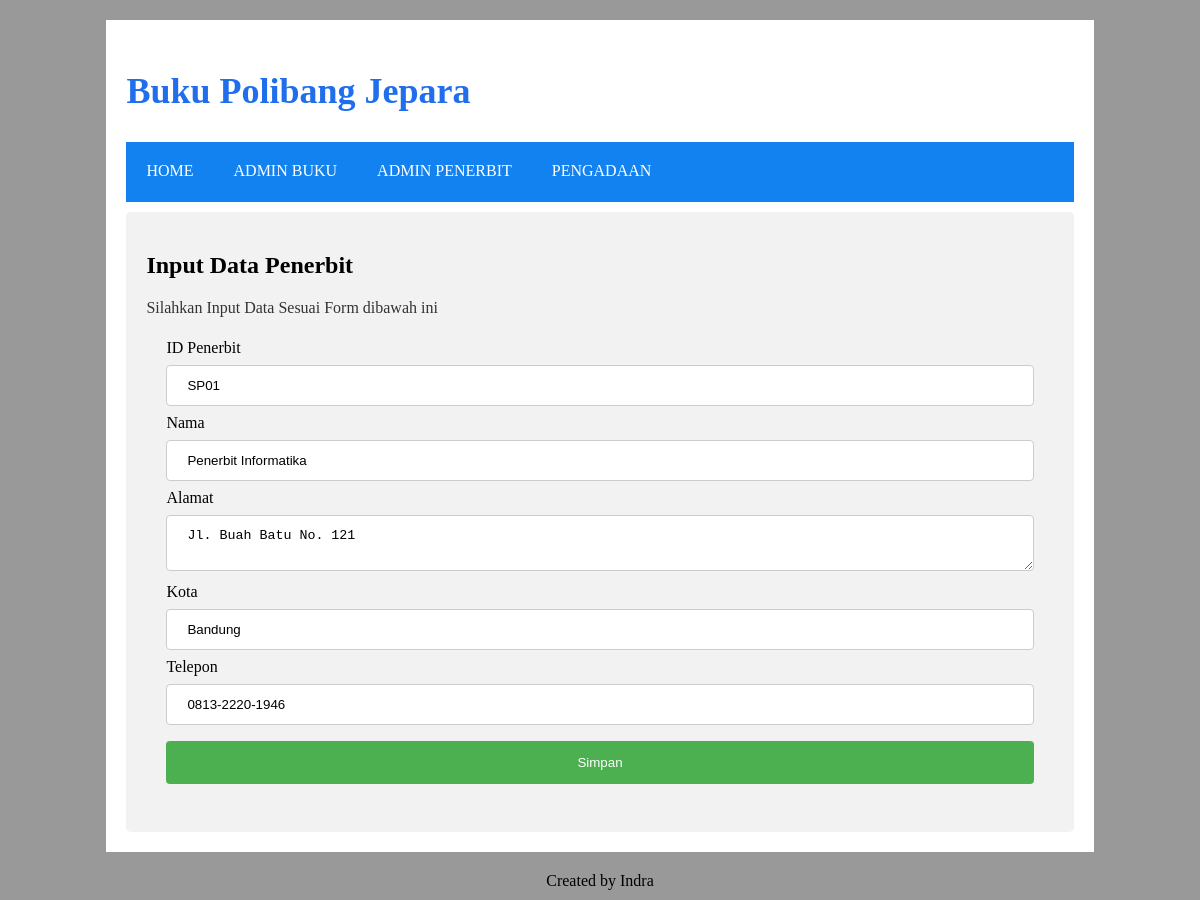
Screenshot of /toko_buku/admin.php?page=penerbit/edit.php&id=SP01 with the database file from the repository.
### tables this page shows
CREATE TABLE `penerbit` (
  `id` varchar(5) NOT NULL,
  `nama` varchar(100) NOT NULL,
  `alamat` varchar(200) NOT NULL,
  `kota` varchar(100) NOT NULL,
  `telepon` varchar(20) NOT NULL
);

### toko_buku/penerbit/edit.php (the view, shortened to what this page needs)
<?php
include("config/koneksi.php");
$sql = mysqli_query($conn, "SELECT * FROM penerbit WHERE id = '{$_GET['id']}'");
$row = mysqli_fetch_assoc($sql);
?>
<h2>Input Data Penerbit</h2>
<article>Silahkan Input Data Sesuai Form dibawah ini</article>
<div>
    <form name="penerbit" method="post" action="">
        <label for="id">ID Penerbit</label>
        <input type="text" id="id" name="id" placeholder="ID Penerbit" value="<?= $row['id'] ?>">
        <label for="nama">Nama</label>
        <input type="text" id="nama" name="nama" placeholder="Nama" value="<?= $row['nama'] ?>">
        <label for="alamat">Alamat</label>
        <textarea id="alamat" name="alamat" placeholder="Alamat"><?= $row['alamat'] ?></textarea>
        <label for="kota">Kota</label>
        <input type="text" id="kota" name="kota" placeholder="Kota" value="<?= $row['kota'] ?>">
        <label for="telepon">Telepon</label>
        <input type="text" id="telepon" name="telepon" placeholder="Telepon" value="<?= $row['telepon'] ?>">
        <input type="submit" name="submit" value="Simpan">
    </form>
</div>

### toko_buku/css_qk1.css (style rules this page uses)
input[type=text], input[type=date], select, textarea { width: 100%; padding: 12px 20px; margin: 8px 0; display: inline-block; border: 1px solid #ccc; border-radius: 4px; box-sizing: border-box; }
input[type=submit] { width: 100%; background-color: #4CAF50; color: white; padding: 14px 20px; margin: 8px 0; border: none; border-radius: 4px; cursor: pointer; }
div { border-radius: 5px; background-color: #f2f2f2; padding: 20px; }
body { background-color: #999; }
article { min-height: 20px; color: #333; }

### rows the page displays
penerbit: id "SP01", nama "Penerbit Informatika", alamat "Jl. Buah Batu No. 121", kota "Bandung", telepon "0813-2220-1946"
